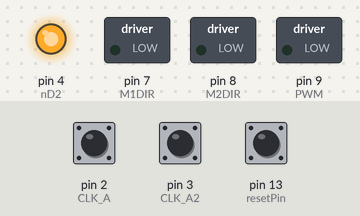
The sketch below on a simulated Arduino Mega 2560, built with avr-gcc and run on an emulated ATmega2560. Shown: switched loads named in the sketch (green lamp = pin HIGH), output pins drawn as LEDs (lit = HIGH). The inputs (shaded band) are chosen by the test bench; at power-on: pin 13 (resetPin) HIGH, pin 2 (CLK_A) HIGH, pin 3 (CLK_A2) HIGH. What the sketch prints to the serial monitor is not drawn.

Above: at 0.1 s.
At 1.2 s:
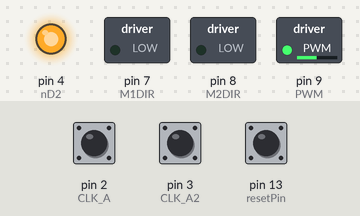
1.3 s: pin 13 (resetPin) pulled LOW for 1 s
Timing chart, 0 to 4.3 s (numbered marks = the images above; inputs shaded):
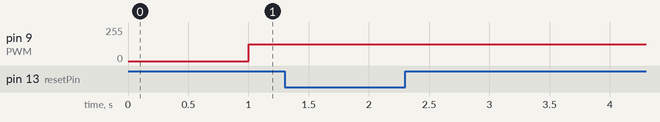

The sketch:

miniProjectStepResponseVsMatlabOPENLOOP_copy_20230227143042.ino
```cpp
//Team Super Awesome Mega Cool Mini Project
//2/26/2023

//include Wire.h and address for easy i2c communication between the arduino and pi
#include <Wire.h>
#define SLAVE_ADDRESS 0x04
//the arduino by default will use A4 and A5 for sending and recieving data.

//*****
//pin out definitions for where everything should be connected to.
//*****

//encoder pins for left (1) and right (2) encoders
#define CLK_A 2
#define DT_B 5

#define CLK_A2 3
#define DT_B2 6

//motor pins
#define PWM 9
#define M1DIR 7
#define M2DIR 8
#define nD2 4

//pin for a button that can reset the current motor position to be the starting zero position.
#define resetPin 13


//*****
//creates global variables that will be used in the future.
//*****

//global variables for left (1st) encoder
int count=0;
int A;
int B;
int Alast;
int Blast;
double velocityLeft=0;
unsigned long time1;
int deltaTimeLeft=0;
double thetaLeftNew=0;
double thetaLeftOld=0;

//global variables for right (2nd) encoder.
int count2=0;
int A_2;
int B_2;
int Alast2;
int Blast2;
double velocityRight=0;
unsigned long time2;
int deltaTimeRight=0;
double thetaRightNew=0;
double thetaRightOld=0;

//defines constant variables that will be used in the future.
double const radius=0.05;
double const b = 0.1;

//defines and sets starting positions for the robot.
double posX=0;
double posY=0;
double theta=0;

//setpoint that is read over i2c communcation that will tell the motor which position to move to. (will range from 1-4)
int setpoint = 0;


//*****
//transfer function values
//*****

float previousError = 0;
float integralError = 0;

//use previous micros starting at zero to serve as a starting point for the sample rate of the main program
int interval = 5000; //use as the sample rate (the amount of time that the program should wait between sampling values)

//use the encoder code to repeatedly calculate a value for the angular position of the wheels
double previousAngularPosition = 0;
double currentAngularPosition = 0;

//the targetAngularPosition will be changed via the Aruco camera to 0, pi/2, pi, or 3pi/2
double pi = 3.14159;
double targetAngularPosition = 1;

double angularVelocity = 0; //use the previous angularPosition and compare with the current angular position as well as the interval rate (time over which the position has changed)
//in order to determine the angularVelocity of the wheel

unsigned long previousmicros = 0;
int power = 0;

int previousCount = 0;
double angularVelocityMotor = 0;


void setup() {

  // Starts Serial to be able to print out and read encoder values
  Serial.begin(250000);

  // initialize i2c as slave
  Wire.begin(SLAVE_ADDRESS);

  //define callbacks for i2c communication
  Wire.onReceive(receiveData);
  Wire.onRequest(sendData);
  Serial.println("Ready!");


  //defines the different pins on the Arduino as inputs to read the values of the encoder.
  //pin for a button that can reset the current motor position to be the starting zero position.
  pinMode(resetPin, INPUT_PULLUP);

  //pinmode for both motor encoders
  pinMode(CLK_A, INPUT);
  pinMode(DT_B, INPUT);
  pinMode(CLK_A2, INPUT);
  pinMode(DT_B2, INPUT);

  //pinmode for the motor and motor shield
  pinMode(M1DIR, OUTPUT);
  pinMode(M2DIR, OUTPUT);
  pinMode(PWM, OUTPUT);
  pinMode(nD2, OUTPUT);

  //immediately set D2 to high to allow motor to be moved
  digitalWrite(nD2, HIGH);

  //defines Alast which will immediently be used in the loop for monitoring the count rotation state of the encoder.
  Alast = digitalRead(CLK_A);
  Alast2 = digitalRead(CLK_A2);

  //attachs the interrupt function
  //uses 0 or 1 for either the 2nd or 3rd pin interrupt, the function assossiacted with the interupt, and change in A.
  attachInterrupt(0,A_ISR , CHANGE);
  attachInterrupt(1,A_ISR2, CHANGE);

  //set the starting times to the current time
  time1=micros();
  time2=micros();

  //prints out the starting position values and time
  analogWrite(PWM, 0);
  output();
  //delay(1000);
  //previousmicros = micros();
}


/// BEGIN MAIN


void loop() {
  //checks every loop to see if the button is reset to reset the count to 0.
  if(digitalRead(resetPin) == 0){
    count = 0;
  }
  //update the current time
  unsigned long currentmicros = micros();

  //using the given sampling rate only sample when the rate has occurred


  if (currentmicros - previousmicros >= interval) {

   if(micros() >= 1000000){
    power = 125;
    powerMotor(1, power);
   }
   else{
     power = 0;
     powerMotor(1, power);
   }
    if(micros() <= (2000000)){

      angularVelocityMotor = ((toRadians(count) - toRadians(previousCount) / (currentmicros - previousmicros)));


      output();
    }
    //at the end of our sampling check to ensure that the duration we have spent taking our sample has not exceeded our actual sample rate
    //in the case that it has exceeded the sampling rate print an error

    if(currentmicros - previousmicros >= interval){
      Serial.print("ERROR: RUN TIME HAS EXCEEDED SAMPLING TIME");
      Serial.println();
    }

    //Serial.println("END SAMPLE PERIOD");
    previousmicros = currentmicros;
  }

}


//END MAIN


void A_ISR(){
  //This is the ISR function that triggers anytime that there is a change in A.

  //reads the current values of A and B
  A=digitalRead(CLK_A);
  B=digitalRead(DT_B);

  //checks whether the the encoder is moving clockwise or counter clockwise based on the current and past value of A and the current state of B.
  if(A != Alast){
    if(digitalRead(DT_B)!=A){
      count++;
    }else{
      count--;
    }
  }
  //updates the last value of A
  Alast=A;

}

void A_ISR2(){
  //This is the ISR function that triggers anytim xe that there is a change in A2.

  //reads the current values of A and B
  A_2=digitalRead(CLK_A2);
  B_2=digitalRead(DT_B2);

  //checks whether the the encoder is moving clockwise or counter clockwise based on the current and past value of A and the current state of B.
  if(A_2 != Alast2){
    if(digitalRead(DT_B2)!=A_2){
      count2++;
    }else{
      count2--;
    }
  }
  //updates the last value of A
  Alast2=A_2;

}

void output() {
  //grabs the new current theta position for each wheel in radians
  thetaLeftNew = toRadians(count);
  thetaRightNew = toRadians(count2);

  //Updates the left and right wheel velocities every time the output function is called, giving a good average velocity
  //Before doing this it checks to see if there is a time difference as not to produce an error or infinity value when dividing by 0
  if(micros()-time1 != 0)
  velocityLeft = radius * 1000000.0*(thetaLeftNew - thetaLeftOld)/(micros()-time1);

  if(micros()-time2 != 0)
  velocityRight = radius * 1000000.0*(thetaRightNew - thetaRightOld)/(micros()-time2);

  //updates the last time the output was called and the moves the newly read theta value into the old theta value
  time1 = micros();
  time2 = micros();
  thetaLeftOld = thetaLeftNew;
  thetaRightOld = thetaRightNew;

  //calculates the X, Y, and phi positions using the given equations
  posX = posX + cos(theta)*(velocityLeft + velocityRight)/2.0;
  posY = posY + sin(theta)*(velocityLeft + velocityRight)/2.0;
  theta = theta + ( 1/b*(velocityLeft - velocityRight) );

  //prints out all the associated values to the terminal
  Serial.print( micros() );
  Serial.print("\t");
  //Serial.print(velocityRight,2);
  Serial.print(velocityLeft, 2);
  /*Serial.print("\t");
  Serial.print(posX,3);
  Serial.print("\t");
  Serial.print(posY,3);
  Serial.print("\t");
  Serial.print(theta,3);
  Serial.print("\t");*/
  //Serial.println(count2);
  //Serial.print("\t");
  //Serial.print(toRadians(count));
  Serial.print("\t");
  Serial.print(power);

  Serial.println();

}

double toRadians(int count){
  return count*2*PI/1600.0;
}

//used to apply power and direction to a dc motor connected to the arduino
void powerMotor(int direction, int setPWM){

  //use analog write to set the PWM value of the motor
  analogWrite(PWM, setPWM);

  //now based off the direction input (1 for forward !1 for backward) apply the voltage to the motor
  if(direction == 1){
    //motor moves wheel forward
    digitalWrite(M1DIR, LOW);
  }
  else if(direction == -1){
    //motor moves wheel backward
    digitalWrite(M1DIR, HIGH);
  }

}

//function to recieve data from pi
void receiveData(int byteCount) {
  setpoint = int(Wire.read()); //reading setpoint from pi
  setpoint = int(setpoint - '0');
}

// callback for sending data
void sendData(){
  byte low = byte(count); //giving variable low first 8 bits to send
  byte high = byte(count >> 8); //giving variable high second 8 bits
  Wire.write(high); //sends high 8 bits
  Wire.write(low); //sends low 8 bits
}
```
